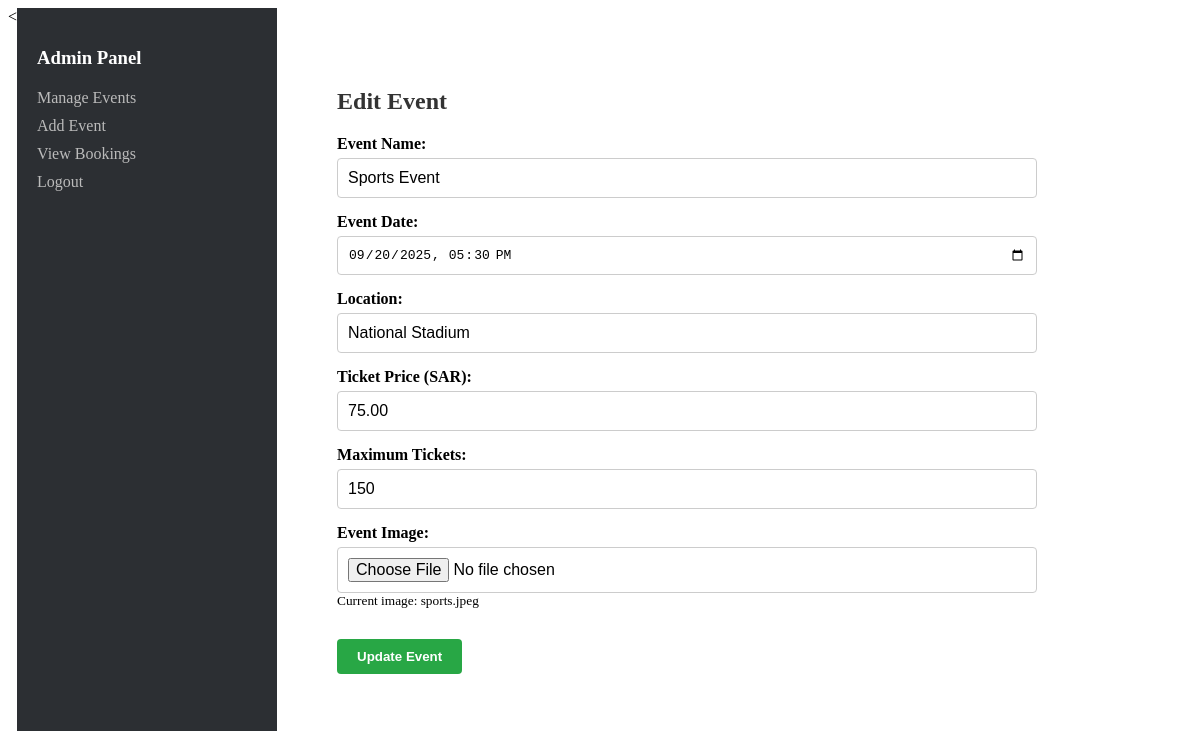
Page /admin/editEvent.php?id=3 (signed in) on the committed database.
### tables this page shows
CREATE TABLE `events` (
  `id` int(11) NOT NULL,
  `name` varchar(150) NOT NULL,
  `event_date` datetime NOT NULL,
  `location` varchar(100) NOT NULL,
  `ticket_price` decimal(10,2) NOT NULL,
  `image` varchar(255) DEFAULT NULL,
  `max_tickets` int(11) NOT NULL
);

### admin/editEvent.php (the view, shortened to what this page needs)
<<?php
include '../includes/config.php';
$event_id = $_GET['id'];
try {
    $stmt = $conn->prepare("SELECT * FROM events WHERE id = :id");
    $stmt->execute([':id' => $event_id]);
    $event = $stmt->fetch(PDO::FETCH_ASSOC);
} catch (PDOException $e) {
    die("Error: " . $e->getMessage());
}
?>
<!DOCTYPE html>
<html>
<head>
    <link rel="stylesheet" href="../css/admin.css">
</head>
<body class="admin-container">
<div class="sidebar">
    <h3>Admin Panel</h3>
    <a href="manageEvents.php">Manage Events</a>
    <a href="addEvent.php">Add Event</a>
    <a href="viewBookings.php">View Bookings</a>
    <a href="logout.php">Logout</a>
</div>
<div class="admin-main">
<form action="" method="POST" enctype="multipart/form-data" class="event-form" onsubmit="return validateEditEvent();">
    <h2>Edit Event</h2>
    <label for="eventName">Event Name:</label>
    <input type="text" id="eventName" name="name" value="<?= htmlspecialchars($event['name']) ?>" required>
    <label for="eventDate">Event Date:</label>
    <input type="datetime-local" id="eventDate" name="event_date" value="<?= date('Y-m-d\TH:i', strtotime($event['event_date'])) ?>" required>
    <label for="location">Location:</label>
    <input type="text" id="location" name="location" value="<?= htmlspecialchars($event['location']) ?>" required>
    <label for="ticketPrice">Ticket Price (SAR):</label>
    <input type="number" id="ticketPrice" step="0.01" name="ticket_price" value="<?= $event['ticket_price'] ?>" required>
    <label for="maxTickets">Maximum Tickets:</label>
    <input type="number" id="maxTickets" name="max_tickets" value="<?= $event['max_tickets'] ?>" required>
    <label for="eventImage">Event Image:</label>
    <input type="file" id="eventImage" name="image" accept="image/*">
    <small>Current image: <?= htmlspecialchars($event['image']) ?></small>
    <button type="submit" class="update-btn">Update Event</button>
</form>
</div>
</body>
</html>

### css/admin.css (style rules this page uses)
.admin-container { display: flex; height: 100vh; background-color: white; }
.sidebar { width: 220px; background-color: #2c2f33; color: white; padding: 20px; }
.sidebar h3 { color: #fff; margin-bottom: 20px; }
.sidebar a { display: block; color: #bbb; text-decoration: none; margin-bottom: 10px; }
.admin-main { flex-grow: 1; padding: 30px; }
.admin-main h2 { margin-bottom: 20px; color: #333; }
.event-form { background-color: white; padding: 30px; max-width: 700px; }
.event-form h2 { margin-bottom: 20px; }
.event-form label { display: block; margin-top: 15px; margin-bottom: 5px; font-weight: bold; }
.event-form input, .event-form textarea { width: 100%; padding: 10px; border: 1px solid #ccc; font-size: 1em; border-radius: 4px; }
.event-form button { margin-top: 20px; background-color: #28a745; color: white; padding: 10px 20px; border: none; font-weight: bold; cursor: pointer; border-radius: 4px; }

### rows in the picture
events: name "Sports Event", event_date "09/20/2025 17:30", location "National Stadium", ticket_price "75.00", max_tickets "150", image "sports.jpeg"
